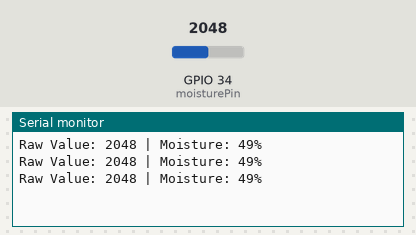
The sketch below on a simulated ESP32. Shown: the last lines printed to the serial monitor. The test bench sets the inputs (shaded band); at power-on: GPIO 34 (moisturePin) = 2048.

Above: at 1.3 s.
1.4 s: GPIO 34 (moisturePin) set to 2866
At 1.9 s:
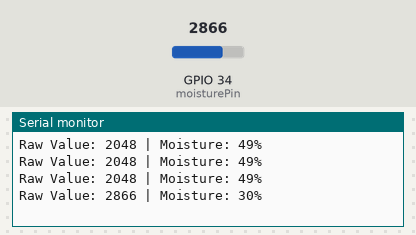
2.9 s: GPIO 34 (moisturePin) set to 3603
At 3.4 s:
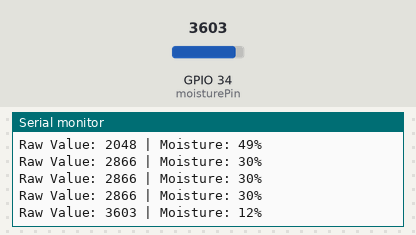
Timing chart, 0 to 5.9 s (numbered marks = the images above; inputs shaded):
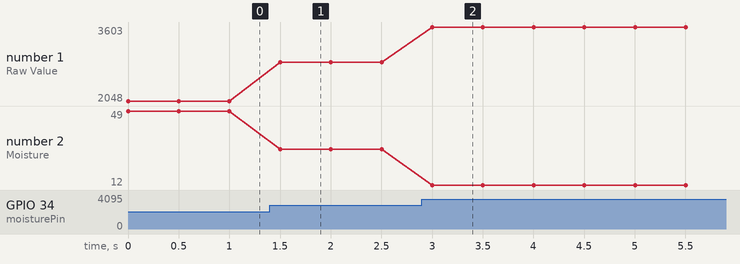

The sketch:

MoistureSampleCode.ino
```cpp
/*
  ESP32 Moisture Sensor Example (YL-69 or similar analog output)

  This code demonstrates how to connect and read data from an analog moisture sensor
  (like the YL-69) using an ESP32 microcontroller with the Arduino framework.

  The YL-69 sensor typically comes with a comparator module (like the KY-53).
  This example reads the ANALOG output (AO) from the comparator module.
  The DIGITAL output (DO) provides a simple threshold detection, which is not used here.

  Connections:
  - VCC: Connect to 3.3V or 5V (ESP32 GPIOs are 3.3V tolerant, but the sensor might need 5V for full range - check sensor specs).
  - GND: Connect to GND
  - AO (Analog Output): Connect to an ADC-capable GPIO pin on the ESP32 (e.g., GPIO 34, 35, 36, 39 - these are ADC1 pins, generally safe to use).
    *Note: ESP32 ADC pins have limitations (e.g., voltage range, non-linearity).
           Refer to the ESP32 datasheet for details on ADC usage.
*/

// Define the pin connected to the sensor's Analog Output (AO)
// Use an ADC-capable pin like GPIO 34, 35, 36, 39
const int moisturePin = 34; // Example: Using GPIO 34

// Define variables to store the raw sensor value and a percentage
int rawValue = 0;
int moisturePercentage = 0;

// Define calibration values (these may need adjustment for your specific sensor and soil)
// These represent the expected raw sensor values for dry and wet conditions.
// Read values from your sensor in dry and wet soil to calibrate.
const int dryValue = 4095; // Approx. raw reading when sensor is completely dry (max value for 12-bit ADC)
const int wetValue = 0;   // Approx. raw reading when sensor is in fully saturated water (min value)

void setup() {
  // Initialize serial communication at 115200 bits per second:
  Serial.begin(115200);

  // No pinMode needed for analogRead on ESP32
}

void loop() {
  // --- Read the analog value from the sensor ---
  // analogRead() returns a value between 0 and 4095 for the ESP32's 12-bit ADC.
  // A higher raw value typically means drier soil (less conductivity).
  // A lower raw value typically means wetter soil (more conductivity).
  rawValue = analogRead(moisturePin);

  // --- Convert the raw value to a percentage ---
  // Use the map() function to scale the raw value from the sensor's range
  // (dryValue to wetValue) to a percentage range (0 to 100).
  // Note that the dryValue is usually higher than the wetValue for this type of sensor.
  moisturePercentage = map(rawValue, dryValue, wetValue, 0, 100);

  // --- Constrain the percentage to be within 0 and 100 ---
  // The map function can sometimes produce values outside the range due to noise
  // or readings slightly outside the calibrated dry/wet points.
  moisturePercentage = constrain(moisturePercentage, 0, 100);

  // --- Print the results to the Serial Monitor ---
  Serial.print("Raw Value: ");
  Serial.print(rawValue);
  Serial.print(" | Moisture: ");
  Serial.print(moisturePercentage);
  Serial.println("%");

  // Wait a bit before taking the next reading
  delay(500); // Delay for 500 milliseconds
}
```

Measured:
- after the input at 1.4 s, the serial monitor: prints a new line after 0.10 s (image 1)
- after the input at 2.9 s, the serial monitor: prints a new line after 0.10 s (image 2)
- plotted number 1: 2048 → 2866 after the input at 1.4 s, 2866 → 3603 after the input at 2.9 s
- plotted number 2: 49 → 30 after the input at 1.4 s, 30 → 12 after the input at 2.9 s
